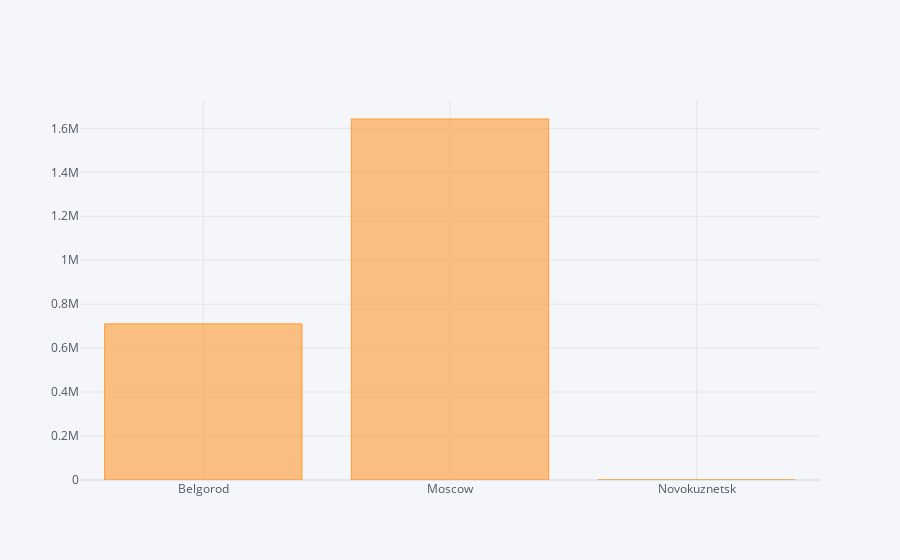

The cell this chart's notebook holds for it:
### Code cell
round(data.groupby(['arr_city'])['total_paid'].mean()).iplot(kind = 'bar')

### Figure 1 — Plotly figure (JSON) as saved in the notebook; plotly's stock layout.template omitted (floating-point values rounded to 4 significant figures)
{"data": [{"marker": {"color": "rgba(255, 153, 51, 0.6)", "line": {"color": "rgba(255, 153, 51, 1.0)", "width": 1}}, "name": "total_paid", "orientation": "v", "text": "", "type": "bar", "x": ["Belgorod", "Moscow", "Novokuznetsk"], "y": [710436, 1642576, 0]}], "layout": {"legend": {"bgcolor": "#F5F6F9", "font": {"color": "#4D5663"}}, "paper_bgcolor": "#F5F6F9", "plot_bgcolor": "#F5F6F9", "title": {"font": {"color": "#4D5663"}}, "xaxis": {"gridcolor": "#E1E5ED", "showgrid": true, "tickfont": {"color": "#4D5663"}, "title": {"font": {"color": "#4D5663"}, "text": ""}, "zerolinecolor": "#E1E5ED"}, "yaxis": {"gridcolor": "#E1E5ED", "showgrid": true, "tickfont": {"color": "#4D5663"}, "title": {"font": {"color": "#4D5663"}, "text": ""}, "zerolinecolor": "#E1E5ED"}}}
